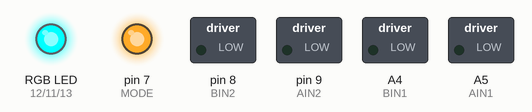
Recording of a sketch running on a simulated Arduino Uno, built with avr-gcc and run on an emulated ATmega328P. Parts: switched loads named in the sketch (green lamp = pin HIGH), an RGB LED mixed from three pins (HIGH = lit), output pins drawn as LEDs (lit = HIGH).

Above: at 0.05 s.
At 1.2 s:
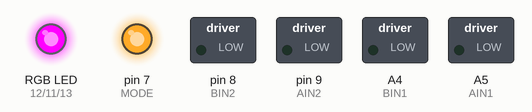
At 2.4 s:
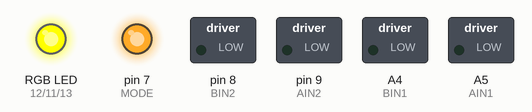
At 4.75 s:
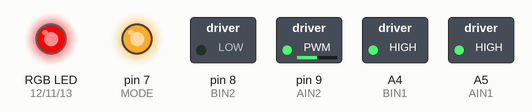
At 7.1 s:
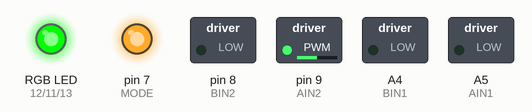
At 9.45 s:
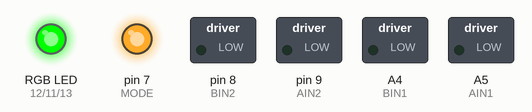
Timing chart, 0 to 12.4 s (numbered marks = the images above):
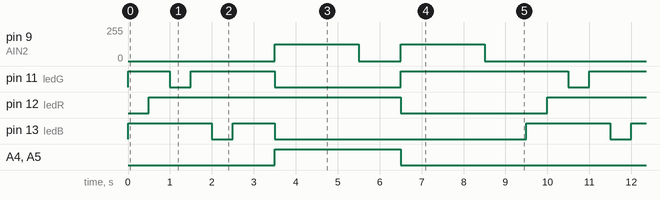

Measured:
- by itself, pin 9 (AIN2): repeats every 9.5 s: 0/255 1.0 s, 127/255 2.0 s, 0/255 4.5 s, 127/255 2.0 s
- by itself, pin 11 (ledG): repeats every 9.5 s: HIGH 2.0 s, LOW 3.0 s, HIGH 4.0 s, LOW 0.50 s
- by itself, pin 12 (ledR): alternates HIGH for 6.0 s and LOW for 3.5 s
- by itself, pin 13 (ledB): repeats every 9.5 s: HIGH 1.0 s, LOW 6.0 s, HIGH 2.0 s, LOW 0.50 s
- by itself, A4 (BIN1), A5 (AIN1): alternates HIGH for 3.0 s and LOW for 6.5 s

The sketch:

zerodriver-init.ino
```cpp
/*
 * zerodriver_test - Code to test basic functionality of ZeroDriver.
   The RGB LED transitions from Red, Green and Blue. This is followed by spinning
   of motors with RGB LED lit as cyan. Post 2 seconds delay, RGB LED
   switches to magenta and the motors spin in a reverse direction.

 * Author : Electronut Labs
 * Website  : electronut.in
*/

int AIN1 = A5;
int AIN2 = 9;
int BIN1 = A4;
int BIN2 = 8;
int MODE = 7;

int ledR = 12;
int ledG = 11;
int ledB = 13;

void setup() {
  // set all pins to output
  pinMode(AIN1, OUTPUT);
  pinMode(BIN1, OUTPUT);
  pinMode(MODE, OUTPUT);
  pinMode(AIN2, OUTPUT);
  pinMode(BIN2, OUTPUT);
  // set DRV8835 to phase/enable PH/EN mode
  digitalWrite(MODE, HIGH);
  // stop motors
  analogWrite(BIN2, 0);
  analogWrite(AIN2, 0);

  // set up RGB led pins
  pinMode(ledR, OUTPUT);
  pinMode(ledG, OUTPUT);
  pinMode(ledB, OUTPUT);

  // turn led off
  digitalWrite(ledR, HIGH);
  digitalWrite(ledG, HIGH);
  digitalWrite(ledB, HIGH);
}


void loop()
{
  // red
  digitalWrite(ledR, LOW);
  digitalWrite(ledG, HIGH);
  digitalWrite(ledB, HIGH);

  delay(500);

  digitalWrite(ledR, HIGH);
  digitalWrite(ledG, HIGH);
  digitalWrite(ledB, HIGH);

  delay(500);

  // green
  digitalWrite(ledR, HIGH);
  digitalWrite(ledG, LOW);
  digitalWrite(ledB, HIGH);

  delay(500);

  digitalWrite(ledR, HIGH);
  digitalWrite(ledG, HIGH);
  digitalWrite(ledB, HIGH);

  delay(500);

  // blue
  digitalWrite(ledR, HIGH);
  digitalWrite(ledG, HIGH);
  digitalWrite(ledB, LOW);

  delay(500);

  digitalWrite(ledR, HIGH);
  digitalWrite(ledG, HIGH);
  digitalWrite(ledB, HIGH);

  delay(1000);

  // set to cyan
  digitalWrite(ledR, HIGH);
  digitalWrite(ledG, LOW);
  digitalWrite(ledB, LOW);

  // set M1 and M2 in forward direction at 50 %
  digitalWrite(AIN1, HIGH);
  digitalWrite(BIN1, HIGH);
  analogWrite(AIN2, 127);
  analogWrite(BIN2, 127);

  delay(2000);

  // stop motors
  analogWrite(AIN2, 0);
  analogWrite(BIN2, 0);

  delay(1000);

  // set to magenta
  digitalWrite(ledR, LOW);
  digitalWrite(ledG, HIGH);
  digitalWrite(ledB, LOW);

  // set M1 and M2 in reverse direction at 50 %
  digitalWrite(AIN1, LOW);
  digitalWrite(BIN1, LOW);
  analogWrite(AIN2, 127);
  analogWrite(BIN2, 127);

  delay(2000);

  // stop motors
  analogWrite(AIN2, 0);
  analogWrite(BIN2, 0);

  delay(1000);
}
```
